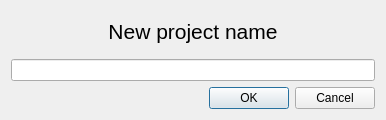
<?xml version="1.0" encoding="UTF-8"?>
<ui version="4.0">
 <class>dialognewprj</class>
 <widget class="QDialog" name="dialognewprj">
  <property name="geometry">
   <rect>
    <x>0</x>
    <y>0</y>
    <width>386</width>
    <height>120</height>
   </rect>
  </property>
  <property name="windowTitle">
   <string>Dialog</string>
  </property>
  <layout class="QGridLayout" name="gridLayout">
   <item row="0" column="0">
    <layout class="QVBoxLayout" name="verticalLayout">
     <item>
      <widget class="QLabel" name="label">
       <property name="text">
        <string>&lt;html&gt;&lt;head/&gt;&lt;body&gt;&lt;p align=&quot;center&quot;&gt;&lt;span style=&quot; font-size:16pt;&quot;&gt;New project name&lt;/span&gt;&lt;/p&gt;&lt;/body&gt;&lt;/html&gt;</string>
       </property>
      </widget>
     </item>
     <item>
      <widget class="QLineEdit" name="lineEdit"/>
     </item>
     <item>
      <widget class="QDialogButtonBox" name="buttonBox">
       <property name="orientation">
        <enum>Qt::Horizontal</enum>
       </property>
       <property name="standardButtons">
        <set>QDialogButtonBox::Cancel|QDialogButtonBox::Ok</set>
       </property>
      </widget>
     </item>
    </layout>
   </item>
  </layout>
 </widget>
 <resources/>
 <connections>
  <connection>
   <sender>buttonBox</sender>
   <signal>accepted()</signal>
   <receiver>dialognewprj</receiver>
   <slot>accept()</slot>
   <hints>
    <hint type="sourcelabel">
     <x>248</x>
     <y>254</y>
    </hint>
    <hint type="destinationlabel">
     <x>157</x>
     <y>274</y>
    </hint>
   </hints>
  </connection>
  <connection>
   <sender>buttonBox</sender>
   <signal>rejected()</signal>
   <receiver>dialognewprj</receiver>
   <slot>reject()</slot>
   <hints>
    <hint type="sourcelabel">
     <x>316</x>
     <y>260</y>
    </hint>
    <hint type="destinationlabel">
     <x>286</x>
     <y>274</y>
    </hint>
   </hints>
  </connection>
 </connections>
</ui>
